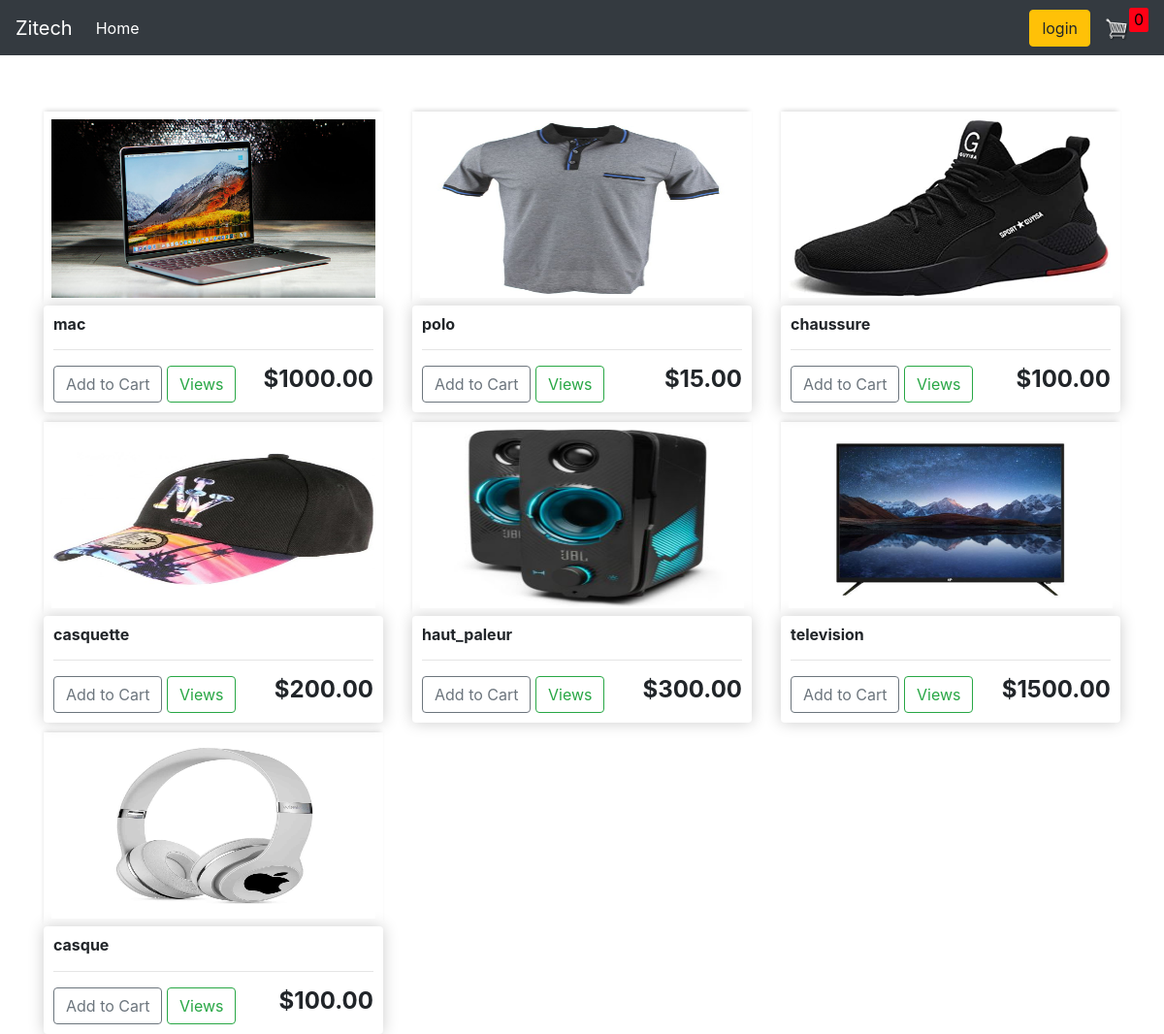
/detail/, run on the app's committed database.
### app/models.py (models this page shows, shortened)
class Produit(models.Model):
    nom = models.CharField(max_length=200)
    prix = models.FloatField(max_length=200)
    digital = models.BooleanField(default=False, null=True, blank=True)
    image = models.ImageField(null=True,blank=True)
    @property
    def  imageUrl(self):
        try:
            url = self.image.url
        except:
            url = ''
        return url

### app/views.py (the view)
# urls.py: path('detail/', views.detail, name='detail'),
def detail(request):
    if request.user.is_authenticated:
        client = request.user.client
        ordre,created = Ordre.objects.get_or_create(client = client,complete=False)
        items = ordre.article_commande_set.all()
        print(items)
        get_prix_quantite = ordre.get_prix_quantite
    else:
        items = []
        ordre = {'get_prix_total':0 , 'get_prix_quantite':0}
        get_prix_quantite = ordre['get_prix_quantite']
    produit = Produit.objects.all()
    context={
        "liste_produit":produit,
        "get_prix_quantite":get_prix_quantite
    }
    return render(request,'detail.html',context)

### app/templates/detail.html
{% extends 'home.html'%}
{% load static %}
{% block content %}
    <div class="row mt-5">
        {%for produit in liste_produit%}
            <div class="col-12 col-sm-12 col-md-12 col-lg-6 col-xl-4">
                <img class="thumbnail p-2" src="{{produit.imageUrl}}" style="height: 200px; width: 150;">
                <div class="box">
                    <h6><strong>{{produit.nom}}</strong></h6><hr>
                    <button data-produit={{produit.id}} data-action="add" class="btn btn-outline-secondary  demo">Add to Cart</button>
                    <a class="btn btn-outline-success" href="#">Views</a>
                    <h4 style="display: inline-block; float: right"><strong>${{produit.prix|floatformat:2}}</strong></h4>
                </div>
            </div>
        {%endfor%}
    </div>
{% endblock %}

### app/templates/home.html (shortened to what this page needs)
{% load static %}
<!DOCTYPE html>
<html>
    <head>
      <link rel="stylesheet" href="https://stackpath.bootstrapcdn.com/bootstrap/4.4.1/css/bootstrap.min.css">
      <link rel="stylesheet" type="text/css" href="{% static 'css/main.css' %}">
    </head>
    <body>
          <nav class="navbar navbar-expand-lg navbar-dark bg-dark">
            <a class="navbar-brand" href="{%url 'detail'%}">Zitech</a>
            <div class="collapse navbar-collapse" id="navbarSupportedContent">
              <ul class="navbar-nav mr-auto">
                <li class="nav-item active">
                  <a class="nav-link" href="#">Home <span class="sr-only">(current)</span></a>
                </li>
              </ul>
                  <div class="form-inline my-2 my-lg-0">
                      <a class="btn btn-warning">login</a>
                      <a href="{%url 'second'%}">
                            <img id="cart-icon" src="{%static 'images/panier.png' %}">
                      </a>
                      <p id="cart-total">{{get_prix_quantite}}</p>
                  </div>
            </div>
          </nav>
        <div class="container">
            {%block content%}
            {%endblock%}
        </div>
    </body>
</html>

### app/static/css/main.css (style rules this page uses)
#cart-icon { width:25px; display: inline-block; margin-left: 15px; }
#cart-total { background-color: rgb(255, 0, 21); color:black; width: 20px; height: 25px; text-align: center; border-radius: 10%; }
.thumbnail { width: 100%; height: 200px; -webkit-box-shadow: -1px -3px 5px -2px rgba(214,214,214,1); -moz-box-shadow: -1px -3px 5px -2px rgba(214,214,214,1); box-shadow: -1px -3px 5px -2px rgba(214,214,214,1); }
.box { background-color: #fff; padding: 10px; box-shadow: hsl(0,0%,80%) 0 0 16px; border-radius: 4px; }
.col-lg-4, .col-lg-6, .col-lg-8, .col-lg-12 { margin-top: 10px; }

### data on the page
Produit: imageUrl (picture), nom "mac", prix "1000.00"
Produit: imageUrl (picture), nom "polo", prix "15.00"
Produit: imageUrl (picture), nom "chaussure", prix "100.00"
Produit: imageUrl (picture), nom "casquette", prix "200.00"
Produit: imageUrl (picture), nom "haut_paleur", prix "300.00"
Produit: imageUrl (picture), nom "television", prix "1500.00"
Produit: imageUrl (picture), nom "casque", prix "100.00"

### other printed values
{{ get_prix_quantite }} "0"
